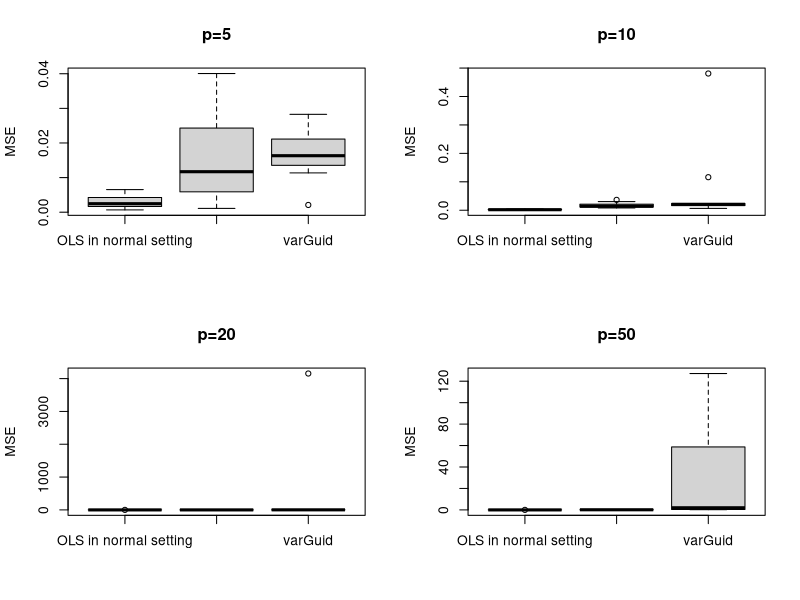

Generate this figure with R:
library("lmtest")
library("sandwich") 
library("tidyverse") 
library(MASS)
library(xtable)
library(scales)


n=500
nsim=10


dat_sim=function(n,beta_real,sig,gamma_real){
  X=matrix(rnorm(n=n*p, mean =0, sd = 1),nrow=n) # small sd of X
  e=rnorm(n,sd = sig)                            # e with mean=0 and sd=1
  Y= X %*% beta_real+ X %*% gamma_real *e  
  Y2=X %*% beta_real+e
  return(list(X=X, Y=Y,Y2=Y2))
}


#######################################
var_est=function(beta_real,beta_initial = NULL,X,Y){
  
w_est <- function(gamma){
  W <- NULL
  for (i in 1:n){
    #new <- 1/((t(X[i,]^2)%*% gamma)) 
    new <- 1/((t(X[i,]^2)%*% gamma))
    W <- c(W,new)
  }
  W <- diag(W)
  return(W)
}

beta_est=function(gamma){
  W <- w_est(gamma)
  beta <- solve(t(X) %*% W%*%X) %*%t(X)%*% W %*%Y
  return(beta)
}

gamma_est=function(beta){
  X2 <- X^2
  gamma <- (solve(t(X2)%*% X2) %*% t(X2) %*% (Y-X%*% beta )^2) 
  return(gamma)
}
if (is.null(beta_initial)) {
  beta_initial <- coef(lm(Y~.-1,data=data.frame(X=X,Y=Y)) )
}
beta=beta_initial
diff1 <- diff2 <- 10
gamma=gamma_est(beta)

tol <- M <-  exp(-100)
allbeta <- allgamma <- c()
while ( diff1 > tol & M < 100) { #diff2 >tol & 
  old_beta <- beta 
  old_gamma <- gamma 
  beta <- beta_est(gamma)
  gamma=gamma_est(beta) 
  diff1=sum((beta-old_beta)^2)
  M <- M + 1
}

return(beta)

}

####
sim_varguid=function(beta_real,gamma_real,sig=sig,nsim){
  MSE1=MSE2=MSE3=NULL
for (i in 1:nsim) {
  sim=dat_sim(n,beta_real,sig = sig,gamma_real) 
  m1=lm(Y~.-1,data=data.frame(X=sim[[1]],Y=sim[[3]])) 
  MSE1[i]=mean((coef(m1)-beta_real)^2)
  
  m2=lm(Y~.-1,data=data.frame(X=sim[[1]],Y=sim[[2]])) 
  MSE2[i]=mean((coef(m2)-beta_real)^2)
  
  beta2=var_est(beta_real,X=sim[[1]],Y=sim[[2]])
  MSE3[i]=mean((beta2-beta_real)^2)
}
  return(list(MSE1=MSE1,MSE2=MSE2,MSE3=MSE3))
}


#########
p=5;p2=5
res5=sim_varguid(beta_real=rep(1,p),gamma_real=rep(1,p),sig=1,nsim)
p=10;p2=10
res10=sim_varguid(beta_real=rep(1,p),gamma_real=rep(1,p),sig=1,nsim)
p=20;p2=20
res20=sim_varguid(beta_real=rep(1,p),gamma_real=rep(1,p),sig=1,nsim)
p=50;p2=50
res50=sim_varguid(beta_real=rep(1,p),gamma_real=rep(1,p),sig=1,nsim)


par(mfrow = c(2, 2))
boxplot(res5[[1]],res5[[2]],res5[[3]],names=c("OLS in normal setting","OLS in gamma setting","varGuid"),ylab='MSE',main="p=5")
boxplot(res10[[1]],res10[[2]],res10[[3]],names=c("OLS in normal setting","OLS in gamma setting","varGuid"),ylab='MSE',main="p=10")
boxplot(res20[[1]],res20[[2]],res20[[3]],names=c("OLS in normal setting","OLS in gamma setting","varGuid"),ylab='MSE',main="p=20")
boxplot(res20[[1]],res50[[2]],res50[[3]],names=c("OLS in normal setting","OLS in gamma setting","varGuid"),ylab='MSE',main="p=50")


MSE_table=rbind(colMeans(as.data.frame(res5)),colMeans(as.data.frame(res10)),
                colMeans(as.data.frame(res20)),colMeans(as.data.frame(res50)))

rownames(MSE_table)=c("p=5","p=10","p=20","p=50")


## Task
## (1) add the follwing no gamma scenario with OLS MSE and make a table
## Y= X %*% beta_real+ e  
## Adjust beta_real and gamma_real and what we want: OLS MSE for above 0.05 vs OLS MSE for gamma simulation 0.2
## (2) find the plot of grouped boxplot from Flashdata
## plan
## (1) lm() use fancy approaches for solve(t(X) %*% X) -- se Class 3 note in GLM --- Therefore, try to use lm() as possible as we can
## eg. is beta_est the same as  lm(Y~., weight = W)
## (2) calculate log-likehood goodness of fit test compared with OLS, if varGuid is not better we just give OLS solution
## (3) calculate SE or Var(beta_hat) like sandwich est but might not need for SE for varGuid, Class 6 note in GLM --- in the future, we have to check the coverage of CI, is 95%?
